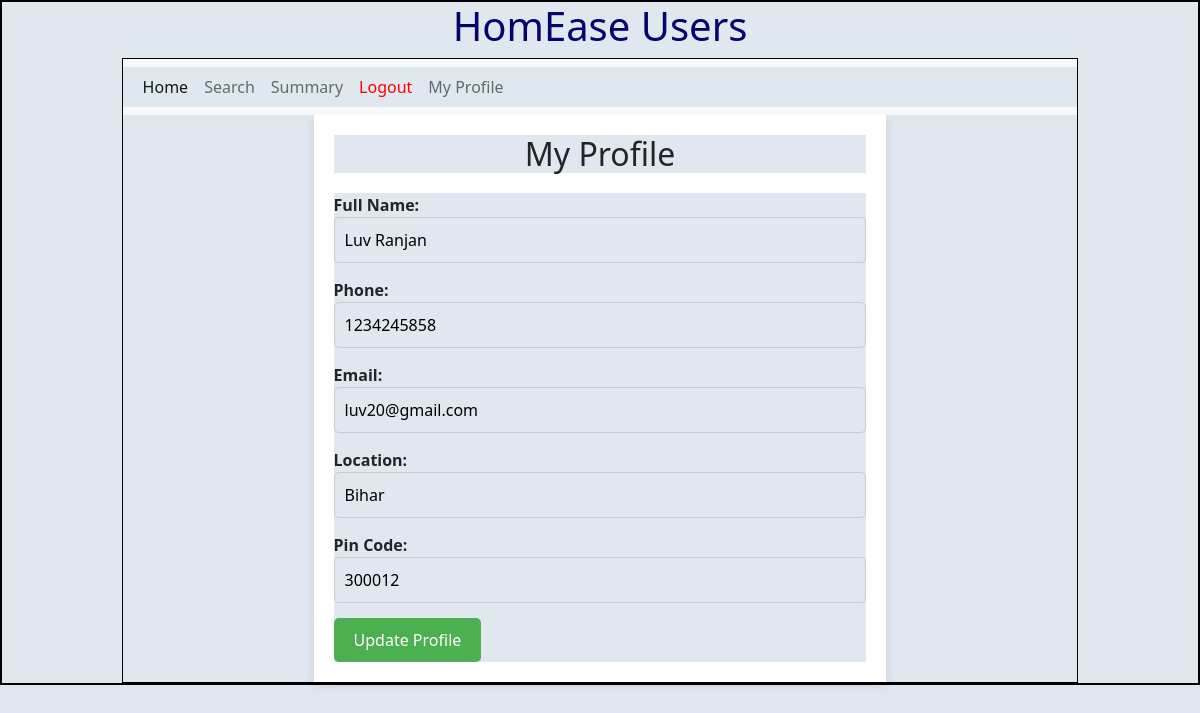
Page /user_profile (signed in) on the committed database.
### backend/models.py (models this page shows)
class User_Info(db.Model):
    __tablename__="user_info"
    id=db.Column(db.Integer,primary_key=True)
    email=db.Column(db.String,unique=True,nullable=False)
    password=db.Column(db.String,nullable=False)
    role=db.Column(db.Integer,default=1)
    full_name=db.Column(db.String,nullable=False)
    location=db.Column(db.String,nullable=False)
    pin_code=db.Column(db.Integer,nullable=False)
    user_status=db.Column(db.String,default='approved')
    phone=db.Column(db.Integer,nullable=False, unique=True)

### backend/controllers.py (the view, shortened to what this page needs)
@app.route("/user_profile", methods=["GET", "POST"])
def user_profile():
    user_id = session.get('user_id')
    if not user_id:
        flash("You must be logged in to view your profile.", "danger")
        return redirect(url_for('signin'))
    user = User_Info.query.get(user_id)
    user_info = User_Info.query.get(user_id)  # Fetch user_info to pass to the template
    if not user:
        flash("Profile not found.", "danger")
        return redirect(url_for('user_dashboard'))
    return render_template("user_edit.html", user=user, user_info=user_info)

### templates/user_edit.html (shortened to what this page needs)
{% extends "user_layout.html" %}
{% block content %}
<head>
</head>
<div class="form-container">
    <h2>My Profile</h2>
    <form method="POST">
        <div class="form-group">
            <label for="full_name">Full Name:</label>
            <input type="text" id="full_name" name="full_name" value="{{ user.full_name }}" required>
        </div>
        <div class="form-group">
            <label for="phone">Phone:</label>
            <input type="text" id="phone" name="phone" value="{{ user.phone }}" required>
        </div>
        <div class="form-group">
            <label for="email">Email:</label>
            <input type="email" id="email" name="email" value="{{ user.email }}" required>
        </div>
        <div class="form-group">
            <label for="location">Location:</label>
            <input type="text" id="location" name="location" value="{{ user.location }}" required>
        </div>
        <div class="form-group">
            <label for="pin_code">Pin Code:</label>
            <input type="text" id="pin_code" name="pin_code" value="{{ user.pin_code }}" required>
        </div>
        <button type="submit" class="btn">Update Profile</button>
    </form>
</div>
{% endblock %}

### static/styles/main.css (style rules this page uses)
* { margin: 0; padding: 0; background-color: rgb(224, 231, 238); }

### templates/user_edit.html (style rules this page uses)
.form-container { width: 60%; margin: auto; padding: 20px; background-color: #fff; box-shadow: 0px 4px 10px rgba(0, 0, 0, 0.1); }
.form-container h2 { text-align: center; margin-bottom: 20px; }
.form-group { margin-bottom: 15px; }
.form-group label { font-weight: bold; }
.form-group input { width: 100%; padding: 10px; font-size: 1em; border: 1px solid #ccc; border-radius: 5px; }
.btn { padding: 10px 20px; font-size: 1em; background-color: #4caf50; color: white; border: none; border-radius: 5px; cursor: pointer; }

### rows in the picture
User_Info: full_name "Luv Ranjan", phone "1234245858", email "luv20@gmail.com", location "Bihar", pin_code "300012"
